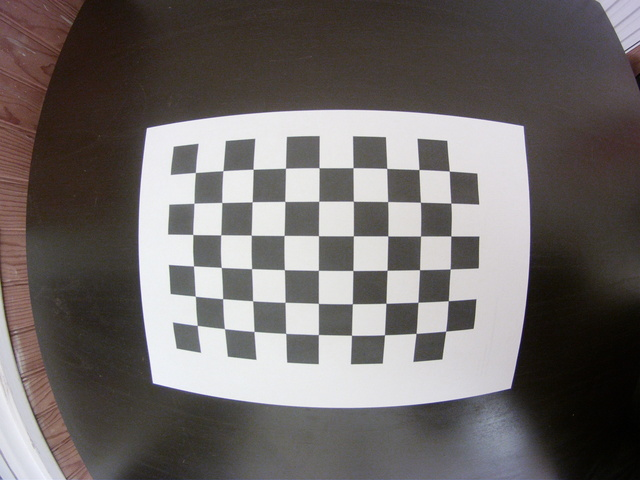
#> input picture calib_gopro/GOPR8401.JPG, 640 x 480 px; its folder holds only this picture in this run
$ python OpenCV-calibration-part2.py
#> lines starting #> are read from the running program, lines starting #| are printed output that depends on the picture
import cv2 as cv

ESC_KEY = 27
Q_KEY = 113
num_cam = 0

def main():
    windowName = "OpenCV Calibration"
    cv.namedWindow(windowName, cv.WINDOW_AUTOSIZE)

    index = 1
    while True:
        number = str(index)
        if len(number) == 1:
            number = "0" + number
        msg = "calib_gopro/GOPR84" +  number + ".JPG"
        print("image", msg)
        img_color = cv.imread(msg)
#> img_color is the input picture: shape (480, 640, 3); mean B, G, R 104.2, 105.7, 111.1

        img_gray = cv.cvtColor(img_color, cv.COLOR_BGR2GRAY)
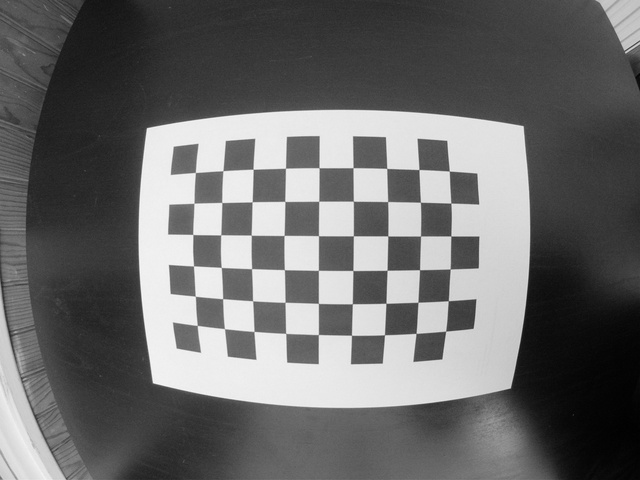
#> img_gray: shape (480, 640); min 1, max 251, mean 107.2

        cv.imshow(windowName, img_color)

        key = cv.waitKey(500) & 0xFF
#> (key q is pressed here)
        if key == ord('g'):
            cv.imshow(windowName, img_gray)
            cv.waitKey(500)
        elif key == ord('q') or key == 27:
            break

        index += 1
        if index == 28:
            index = 1

    cv.destroyAllWindows()

if __name__ == "__main__":
    main()
